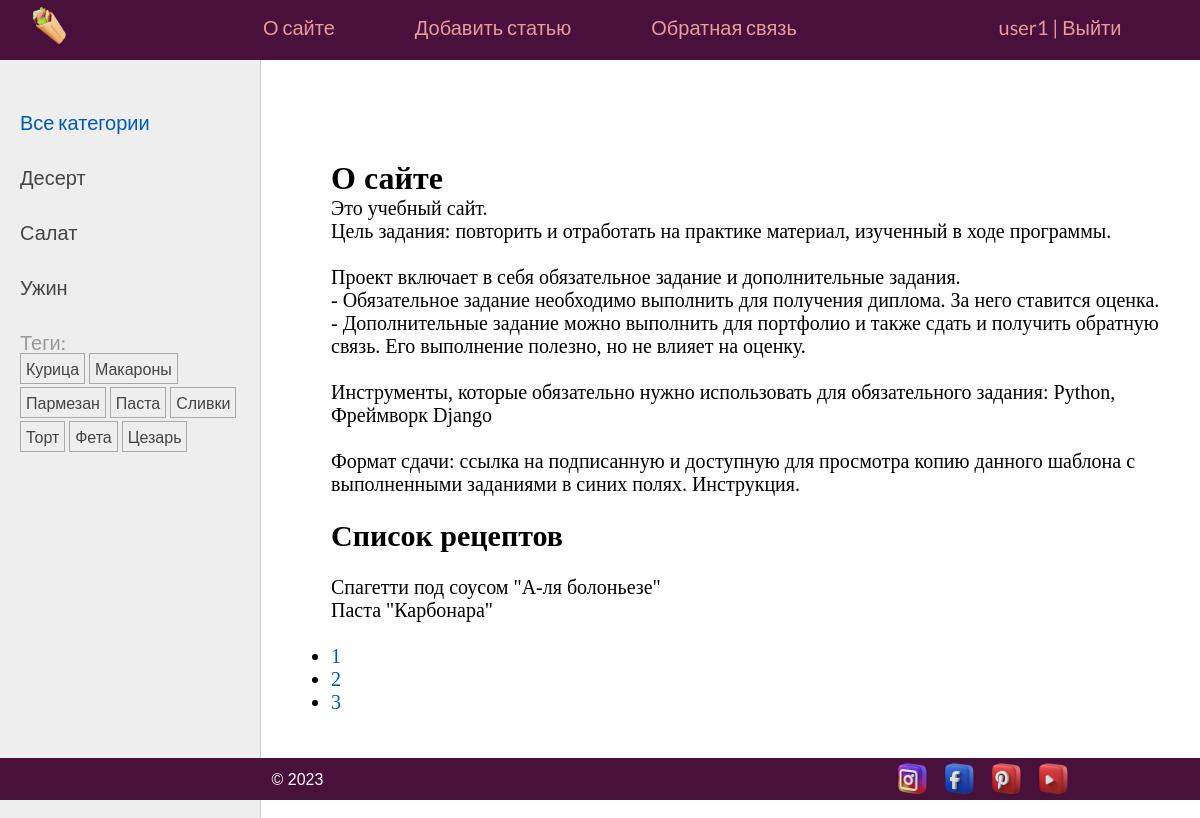
Screenshot of /about/ (signed in) with the database file from the repository.
### recipes/models.py (models this page shows, shortened)
class Category(models.Model):
    name = models.CharField(max_length=100, db_index=True, verbose_name="Категория")
    slug = models.SlugField(max_length=255, unique=True, db_index=True)
    class Meta:
        verbose_name = "Категория"
        verbose_name_plural = "Категории"
    def get_absolute_url(self):
        return reverse('category', kwargs={'cat_slug': self.slug})

class TagPost(models.Model):
    tag = models.CharField(max_length=100, db_index=True)
    slug = models.SlugField(max_length=255, unique=True, db_index=True)
    class Meta:
        verbose_name = "Тэг"
        verbose_name_plural = "Тэги"
    def get_absolute_url(self):
        return reverse('tag', kwargs={'tag_slug': self.slug})

class Recipes(models.Model):
    class Status(models.IntegerChoices):
        DRAFT = 0, 'Черновик'
        PUBLISHED = 1, 'Опубликовано'
    title = models.CharField(max_length=255, verbose_name="Заголовок")
    slug = models.SlugField(max_length=255, unique=True, db_index=True, verbose_name="Slug",
                            validators=[
                               MinLengthValidator(5, message="Минимум 5 символов"),
                               MaxLengthValidator(100, message="Максимум 100 символов"),
                           ])
    photo = models.ImageField(upload_to="media/%Y/%m/%d/", default=None,
                              blank=True, null=True, verbose_name="Фото")
    content = models.TextField(blank=True, verbose_name="Описание рецепта")
    ingredients = models.TextField(blank=True, verbose_name="Состав / Ингредиенты")
    cooking = models.TextField(blank=True, verbose_name="Приготовление")
    time_create = models.DateTimeField(auto_now_add=True, verbose_name="Время создания")
    time_update = models.DateTimeField(auto_now=True, verbose_name="Время изменения")
    is_published = models.BooleanField(choices=tuple(map(lambda x: (bool(x[0]), x[1]), Status.choices)),
                                       default=Status.DRAFT, verbose_name="Статус")
    cat = models.ForeignKey('Category', on_delete=models.PROTECT, related_name='posts', verbose_name="Категории")
    tags = models.ManyToManyField('TagPost', blank=True, related_name='tags', verbose_name="Теги")
    author = models.ForeignKey(get_user_model(), on_delete=models.SET_NULL, related_name='author', verbose_name="Автор", null=True, default=None)
    objects = models.Manager()
    published = PublishedManager()
    class Meta:
        verbose_name = "Рецепт"
        verbose_name_plural = "Рецепты"
        ordering = ['-time_create']
        indexes = [
            models.Index(fields=['-time_create'])
        ]

### recipes/views.py (the view)
# urls.py: path('about/', views.about, name='about'),
@login_required
def about(request):
    contact_list = Recipes.objects.all()
    paginator = Paginator(contact_list, 2)
    page_number = request.GET.get('page')
    page_obj = paginator.get_page(page_number)
    return render(request, 'recipes/about.html', {'title': 'О сайте', 'page_obj': page_obj})

### recipes/templatetags/recipe_tags.py (called while the page is built)
@register.inclusion_tag('recipes/list_categories.html')
def show_categories(cat_selected=0):
    cats = Category.objects.annotate(total=Count("posts")).filter(total__gt=0)
    return {'cats': cats, 'cat_selected': cat_selected}

@register.inclusion_tag('recipes/list_tags.html')
def show_all_tags():
    return {'tags': TagPost.objects.annotate(total=Count("tags")).filter(total__gt=0)}

### users/context_processors.py (called while the page is built)
def get_recipe_context(request):
    return {'mainmenu': menu}

### recipes/templates/recipes/about.html
{% extends 'base.html' %}
{% block content %}
<h1>{{title}}</h1>
    <p>Это учебный сайт.</p>
    <p>Цель задания: повторить и отработать на практике материал, изученный в ходе программы.<br><br>
    Проект включает в себя обязательное задание и дополнительные задания.<br>
    - Обязательное задание необходимо выполнить для получения диплома. За него ставится оценка.<br>
    - Дополнительные задание можно выполнить для портфолио и также сдать и получить обратную связь. Его выполнение полезно, но не влияет на оценку.<br><br>
    Инструменты, которые обязательно нужно использовать для обязательного задания: Python, Фреймворк Django<br><br>
    Формат сдачи: ссылка на подписанную и доступную для просмотра копию данного шаблона с выполненными заданиями в синих полях. Инструкция.<br></p>
<div>
<br>
    <h2>Список рецептов</h2>
    <br>
    {% for item in page_obj %}
        <p>{{ item.title }}</p>
    {% endfor %}
    <br>
    <nav>
        <ul>
            {% for p in page_obj.paginator.page_range %}
            <li>
                <a href="?page={{ p }}">{{ p }}</a>
            </li>
            {% endfor %}
        </ul>
    </nav>
</div>
{% endblock %}

### templates/base.html (shortened to what this page needs)
{% load static %}
{% load recipe_tags %}
<!DOCTYPE html>
<html>
<head>
    <link href="{% static 'recipes/css/styles.css' %}" rel="stylesheet" />
</head>
<body>
    <table class="table-page" border=0 cellpadding="0" cellspacing="0">
    <tr><td valign=top>
        {% block mainmenu %}
		    <div class="header">
                <ul id="mainmenu" class="mainmenu">
                    <div class="header__header">
                        <div class="header__logo">
                            <li>
                                <a href="{% url 'home' %}">
                                    <img class="logo" src="{% static "recipes/images/burrito_mexican_food_fast_food_icon_256942.png" %}" alt="">
                                </a>
                            </li>
                        </div>
                        <div class="header__menu">
                            {% for m in mainmenu %}
                                <li class="last"><a href="{% url m.url_name %}">{{ m.title }}</a></li>
                            {% endfor %}
                        </div>
                        <div class="header__entrance">
                            {% if user.is_authenticated %}
                             <li><a href="{% url 'users:profile' %}">{{ user.username }}</a> | <a href="{% url 'users:logout' %}">Выйти</a></li>
                            {% else %}
                            <li class="last"><a href="{% url 'users:login' %}">Войти</a> | <a href="{% url 'users:register' %}">Регистрация</a></li>
                            {% endif %}
                        </div>
                    </div>
			    </ul>
		    </div>
        {% endblock mainmenu %}
<table class="table-content" border=0 cellpadding="0" cellspacing="0">
<tr>
	<td valign="top" class="left-chapters">
	<ul id="leftchapters">
		{% if cat_selected == 0 or cat_selected is None %}
		<li class="selected">Все категории</li>
		{% else %}
		<li><a href="{% url 'home' %}">Все категории</a></li>
		{% endif %}
		{% show_categories cat_selected %}
		<li>{% show_all_tags %}</li>
	</ul>
</td>
<td valign="top" class="content">
	<div class="content-text">
{% block content %}
{% endblock %}
	</div>
</td></tr></table>
</td></tr>
<tr><td valign=top>
	<div id="footer" class="footer">
        <p class="footer_text">&copy 2023 </p>
            <div class="footer__social">
                <a href="https://www.instagram.com/" class="icon">
                    <img class="footer__img" src="{% static "recipes/images/instagram_logo_icon_257019.ico" %}" alt="instagram">
                </a>
                <a href="https://www.facebook.com/" class="icon">
                    <img class="footer__img" src="{% static "recipes/images/facebook_logo_icon_257023.ico" %}" alt="facebook">
                </a>
                <a href="https://ru.pinterest.com/" class="icon">
                     <img class="footer__img" src="{% static "recipes/images/pinterest_logo_icon_257030.ico" %}" alt="pinterest">
                </a>
                <a href="https://www.youtube.com/" class="icon">
                     <img class="footer__img" src="{% static "recipes/images/youtube_logo_icon_257017.ico" %}" alt="youtube">
                </a>
            </div>
	</div>
</td></tr></table>
</body>
</html>

### recipes/templates/recipes/list_categories.html
{% for cat in cats %}
    {% if cat.id == cat_selected %}
        <li class="selected">{{ cat.name }}</li>
        {% else %}
        <li><a href="{{ cat.get_absolute_url }}">{{ cat.name }}</a></li>
    {% endif %}
{% endfor %}

### recipes/templates/recipes/list_tags.html
{% if tags %}
    <p>Теги:</p>
    <ul class="tags-list">
        {% for t in tags %}
        <li><a href="{{t.get_absolute_url}}">{{t.tag}}</a></li>
        {% endfor %}
    </ul>
{% endif %}

### recipes/static/recipes/css/styles.css (style rules this page uses)
* { margin: 0; padding: 0; }
html, body { font-family: 'Lato', sans-serif;; margin: 0; padding: 0; height: 100%; width: 100%; color: #444; }
a { color: #0059b2; text-decoration: none; }
img { max-width: 600px; height: auto; }
.table-page { width: 100%; height: 100%; vertical-align: top; }
.table-page tr { height: 100%; }
.header { background: #49103c; height: 60px; }
.header__header { display: grid; grid-template-columns: 100px 780px 200px; gap: 40px; }
.header__logo { display: flex; grid-column: 1/2; grid-row: 1/2; justify-content: center; align-items: center; }
.header__menu { display: flex; grid-column: 2/3; grid-row: 1/2; gap: 80px; justify-content: center; align-items: center; }
.header__entrance { display: flex; grid-column: 3/4; grid-row: 1/2; gap: 10px; justify-content: center; align-items: center; }
.logo { width: 50px; height: 50px; }
ul.mainmenu { list-style: none; margin: 0; padding: 0; height: 60px; color: #ea9b9b; font-size: 20px; overflow: hidden; }
ul.mainmenu li { float: left; }
ul.mainmenu li.last { float: right; }
ul.mainmenu li a { color: #ea9b9b; text-decoration: none; }
.table-content { width: 100%; min-height: 100%; height: 100%; }
.left-chapters { margin: 0; background: #eee; border-right: 1px solid #ccc; }
.left-chapters ul { width: 230px; margin: 0; padding: 20px 10px 10px 20px; list-style: none; font-size: 20px; }
.left-chapters ul li { margin: 30px 0 0 0; color: #999; }
.left-chapters ul li.selected { color: #0059b2; }
.left-chapters ul li a { color: #444; text-decoration: none; }
ul.tags-list { width: 100%; margin: 0; padding: 0; list-style: none; }
ul.tags-list li { margin: 0; padding: 0 0 10px; display: inline-block; }
ul.tags-list li a { padding: 5px; font-size: 16px; border: 1px solid #aaa; }
.content { padding: 40px 20px 20px 40px; width: 100%; box-sizing: border-box; }
.content-text { margin: 60px 0 0 30px; color: #000; font-size: 20px; font-family: Yandex Sans Display Light; }
.content-text h1 { font-size: 32px; }
#footer { box-sizing: border-box; background: #49103c; padding: 5px; color: #aaa; font-size: 14px; font-family: Verdana, Geneva, Arial, Helvetica; text-align: left; overflow: hidden; }
#footer a { text-decoration: underline; color: #aaa; }
.footer { background-color: #222222; padding-top: 24px; padding-bottom: 23px; display: flex; flex-wrap: wrap; justify-content: space-around; gap: 40px; align-items: center; }
.footer_text { font-style: normal; font-weight: 400; font-size: 16px; line-height: 19px; text-align: center; color: #FBFBFB; }
.footer__social { display: flex; gap: 15px; width: 32px; height: 32px; }
.footer__img { width: 32px; height: 32px; }
.icon { --color-1: #FFFFFF; --color-2: #000000; }

### rows the page displays
Category: name "Десерт"
Category: name "Салат"
Category: name "Ужин"
TagPost: tag "Курица"
TagPost: tag "Макароны"
TagPost: tag "Пармезан"
TagPost: tag "Паста"
TagPost: tag "Сливки"
TagPost: tag "Торт"
TagPost: tag "Фета"
TagPost: tag "Цезарь"
Recipes: title "Спагетти под соусом \"А-ля болоньезе\""
Recipes: title "Паста \"Карбонара\""

### other values shown
{{ m.title }} "О сайте" "Добавить статью" "Обратная связь"
{{ user.username }} "user1"
{{ title }} "О сайте"
{{ p }} "1" "2" "3"
